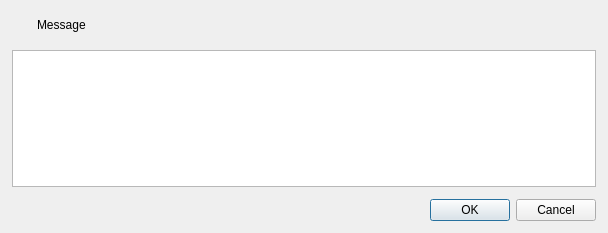
<?xml version="1.0" encoding="UTF-8"?>
<ui version="4.0">
 <class>ui_text_input_dialog</class>
 <widget class="QDialog" name="ui_text_input_dialog">
  <property name="geometry">
   <rect>
    <x>0</x>
    <y>0</y>
    <width>608</width>
    <height>233</height>
   </rect>
  </property>
  <property name="windowTitle">
   <string>OpenSesame says ...</string>
  </property>
  <layout class="QVBoxLayout" name="verticalLayout">
   <property name="spacing">
    <number>12</number>
   </property>
   <property name="leftMargin">
    <number>12</number>
   </property>
   <property name="topMargin">
    <number>12</number>
   </property>
   <property name="rightMargin">
    <number>12</number>
   </property>
   <property name="bottomMargin">
    <number>12</number>
   </property>
   <item>
    <widget class="QWidget" name="input_header" native="true">
     <property name="sizePolicy">
      <sizepolicy hsizetype="Preferred" vsizetype="Fixed">
       <horstretch>0</horstretch>
       <verstretch>0</verstretch>
      </sizepolicy>
     </property>
     <layout class="QHBoxLayout" name="horizontalLayout">
      <property name="spacing">
       <number>12</number>
      </property>
      <property name="leftMargin">
       <number>6</number>
      </property>
      <property name="topMargin">
       <number>6</number>
      </property>
      <property name="rightMargin">
       <number>6</number>
      </property>
      <property name="bottomMargin">
       <number>6</number>
      </property>
      <item>
       <widget class="QLabel" name="label_text_input">
        <property name="sizePolicy">
         <sizepolicy hsizetype="Fixed" vsizetype="Preferred">
          <horstretch>0</horstretch>
          <verstretch>0</verstretch>
         </sizepolicy>
        </property>
        <property name="text">
         <string/>
        </property>
        <property name="pixmap">
         <pixmap>:/icons/about_large.png</pixmap>
        </property>
       </widget>
      </item>
      <item>
       <widget class="QLabel" name="label_message">
        <property name="text">
         <string>Message</string>
        </property>
       </widget>
      </item>
     </layout>
    </widget>
   </item>
   <item>
    <widget class="QTextEdit" name="textedit_input">
     <property name="font">
      <font>
       <family>Monospace</family>
      </font>
     </property>
     <property name="acceptRichText">
      <bool>false</bool>
     </property>
    </widget>
   </item>
   <item>
    <widget class="QDialogButtonBox" name="buttonBox">
     <property name="orientation">
      <enum>Qt::Horizontal</enum>
     </property>
     <property name="standardButtons">
      <set>QDialogButtonBox::Cancel|QDialogButtonBox::Ok</set>
     </property>
    </widget>
   </item>
  </layout>
 </widget>
 <resources/>
 <connections>
  <connection>
   <sender>buttonBox</sender>
   <signal>accepted()</signal>
   <receiver>ui_text_input_dialog</receiver>
   <slot>accept()</slot>
   <hints>
    <hint type="sourcelabel">
     <x>248</x>
     <y>254</y>
    </hint>
    <hint type="destinationlabel">
     <x>157</x>
     <y>274</y>
    </hint>
   </hints>
  </connection>
  <connection>
   <sender>buttonBox</sender>
   <signal>rejected()</signal>
   <receiver>ui_text_input_dialog</receiver>
   <slot>reject()</slot>
   <hints>
    <hint type="sourcelabel">
     <x>316</x>
     <y>260</y>
    </hint>
    <hint type="destinationlabel">
     <x>286</x>
     <y>274</y>
    </hint>
   </hints>
  </connection>
 </connections>
</ui>
